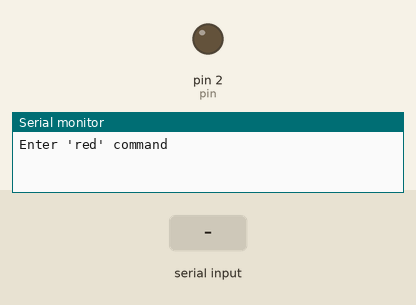
This sketch was run on a simulated Arduino Uno, built with avr-gcc and run on an emulated ATmega328P. Shown: output pins drawn as LEDs (lit = HIGH), the last lines printed to the serial monitor. Inputs (shaded band) come from the test bench.

Above: at 1.2 s.
1.3 s: "red" received over Serial
At 2.8 s:
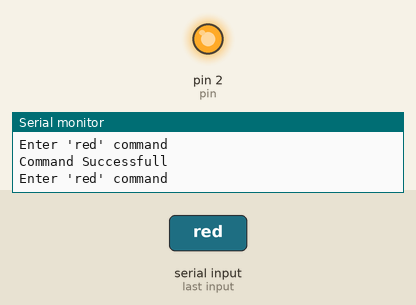
Timing chart, 0 to 4.3 s (numbered marks = the images above; inputs shaded):
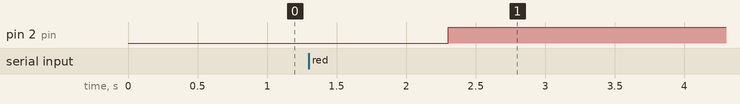

The sketch:

LED.ino
```cpp
int pin=2;
String msg = "Enter 'red' command";
String command;

void setup() {
  // put your setup code here, to run once:
  Serial.begin(9600);
pinMode(pin,OUTPUT);
}

void loop() {
  // put your main code here, to run repeatedly:

Serial.println(msg);
while(Serial.available()==0){}
command=Serial.readString();
if(command=="red")Serial.println("Command Successfull");
digitalWrite(pin,HIGH);
}
```

Measured:
- after the input at 1.3 s, pin 2 (pin): LOW → HIGH after 1.0 s
